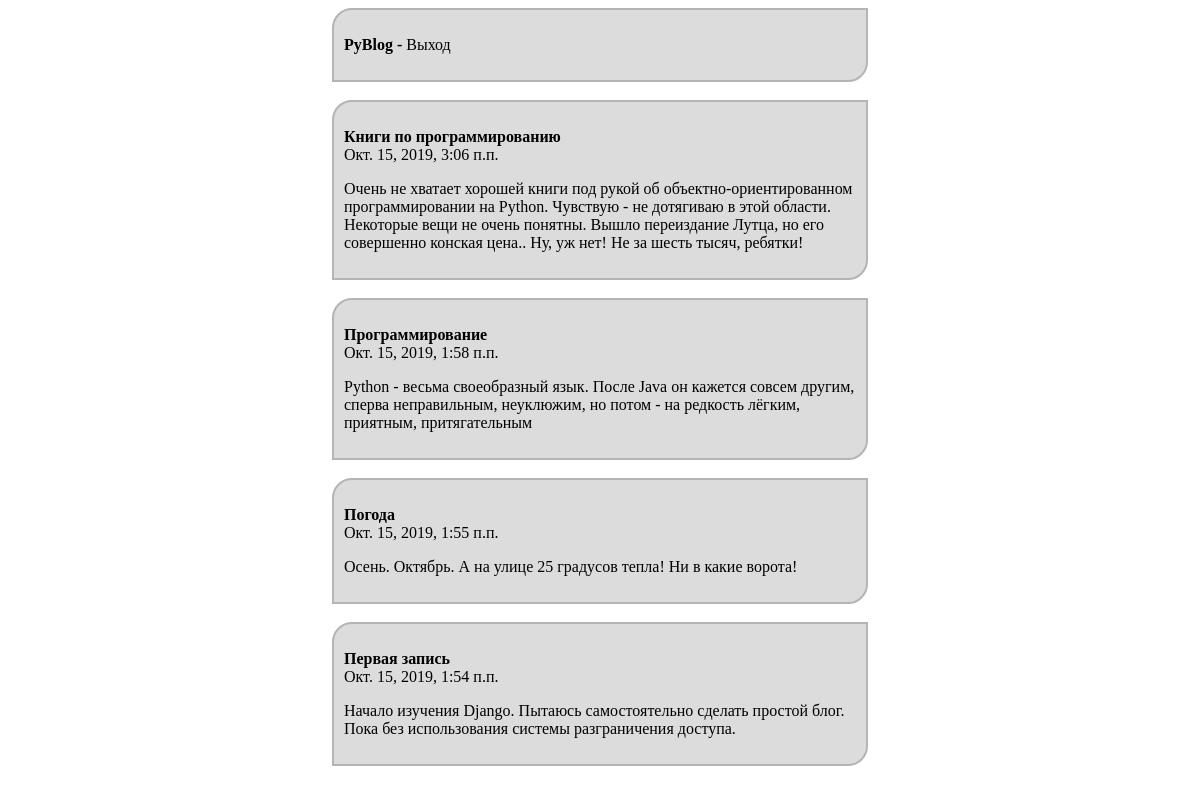
Before: /index/ with the older database file.
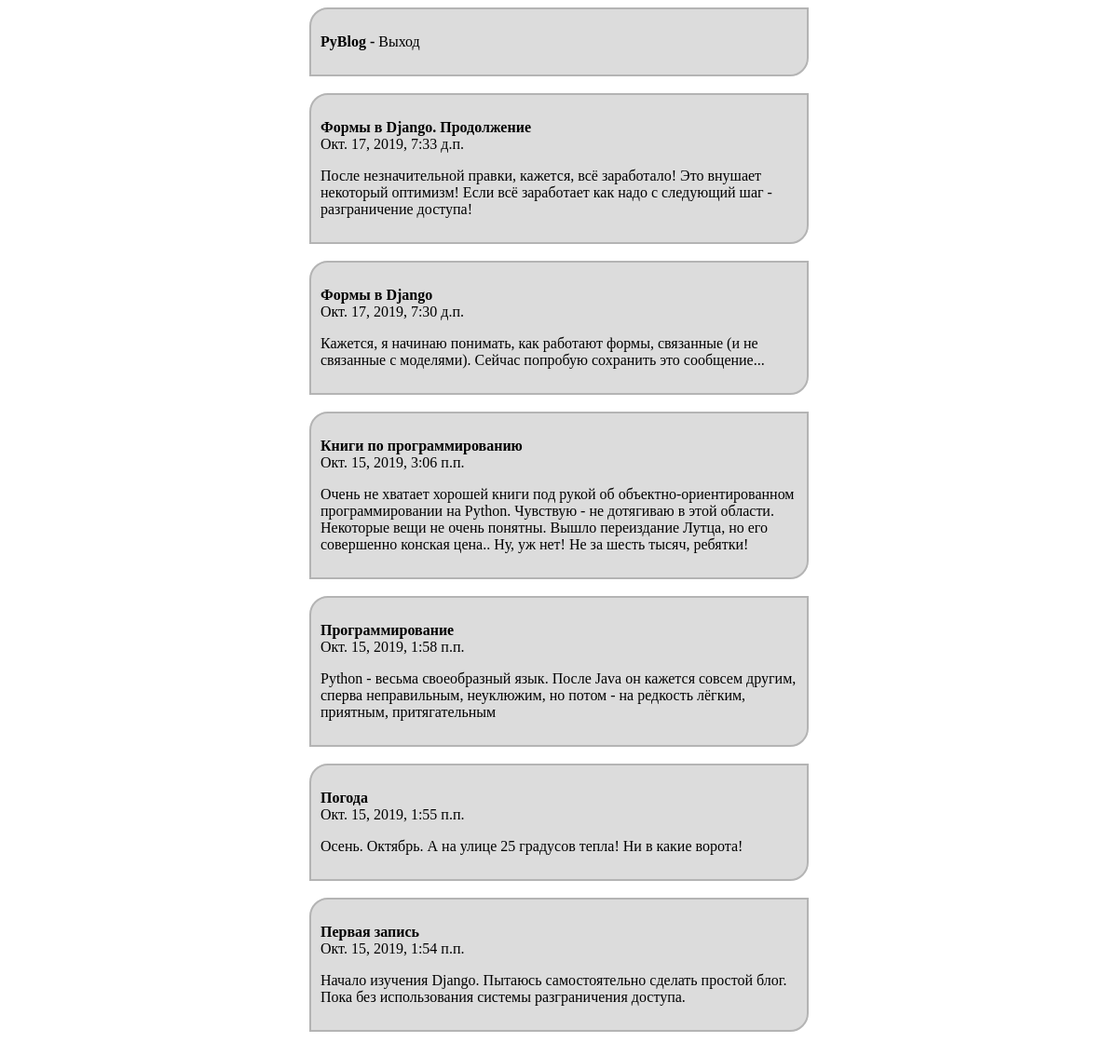
After: the same page with the newer database file.
### main/models.py (models this page shows)
class Topic(models.Model):
    title = CharField(max_length=128, verbose_name='Тема')
    content = TextField(max_length=2048, verbose_name='Текст')
    published = DateTimeField(auto_now_add=True, verbose_name='Опубликовано')
    creator = ForeignKey(User, on_delete=models.SET_NULL, verbose_name='Опубликовал', null=True)
    class Meta:
        verbose_name = 'Запись блога'
        verbose_name_plural = 'Записи блога'
        ordering = ['published']

### main/views.py (the view)
# urls.py: path('index/', index)
def index(request):
    topics = Topic.objects.order_by('-published')
    context = {'topics': topics}
    if request.method == 'POST':
        form = TopicForm(request.POST)
        if form.is_valid():
            new_topic = form.save(commit=False)
            new_topic.creator = request.user
            new_topic.save()
    if request.user.is_authenticated:
        form = TopicForm()
        context['form'] = form
    return render(request, 'main/index.html', context)

### main/templates/main/index.html
{% extends 'layout/basic.html' %}
{% block content %}
    {% for topic in topics %}
        <div class='topic_block'>
            <p>
            <b>{{ topic.title }}</b><br>
            {{ topic.published }}
            </p>
            <p>{{ topic.content }}</p>
        </div>
        <br>
    {% endfor %}
{% endblock %}

### main/templates/layout/basic.html (shortened to what this page needs)
{% load static %}
<!DOCTYPE html>
<html lang="en">
<head>
    <link rel="stylesheet" type="text/css" href="{% static 'main/style.css' %}"/>
</head>
<body>
<div class="topic_block">
    <p>
        <b>PyBlog - </b>
        {% if user.is_authenticated %}
            Вход
        {% else %}
            Выход
        {% endif %}
    </p>
</div>
<br>
{% block content %}
{% endblock %}
</body>
</html>

### main/static/main/style.css (style rules this page uses)
div.topic_block { background-color: RGB(220, 220, 220); border-top-left-radius: 20px; border-bottom-right-radius: 20px; border: 2px solid RGB(180,180,180); padding: 10px; margin-left: auto; margin-right: auto; width: 32em }

Changed rows visible on the page:
added Topic: title "Формы в Django. Продолжение", published "Окт. 17, 2019, 7:33 д.п.", content "После незначительной правки, кажется, всё заработало! Это внушает некоторый оптимизм! Если всё заработает как надо с следующий шаг - разграничение доступа!"
added Topic: title "Формы в Django", published "Окт. 17, 2019, 7:30 д.п.", content "Кажется, я начинаю понимать, как работают формы, связанные (и не связанные с моделями). Сейчас попробую сохранить это сообщение..."
